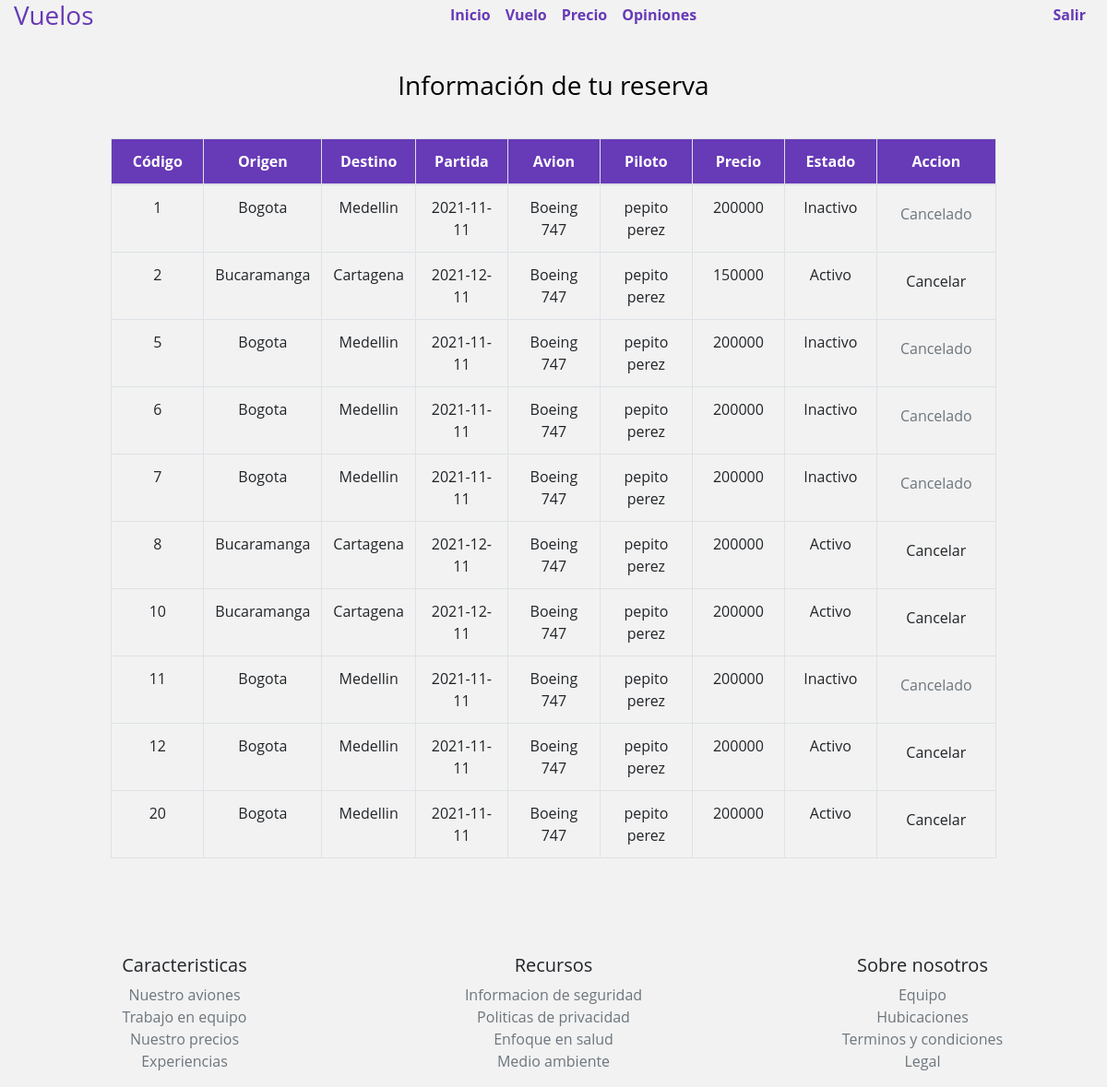
The page /mis_reservas (signed in) on the database its author committed.
### tables this page shows
CREATE TABLE tiquetes (id INTEGER PRIMARY KEY AUTOINCREMENT NOT NULL UNIQUE, vuelo INT REFERENCES vuelos (id_vuelo) NOT NULL, precio INT NOT NULL DEFAULT (200000), usuario INT REFERENCES usuarios (id) NOT NULL, clase INT NOT NULL REFERENCES tipo_vuelo (id), estado CHAR (1) NOT NULL DEFAULT A);

CREATE TABLE vuelos (id_vuelo INTEGER PRIMARY KEY AUTOINCREMENT UNIQUE NOT NULL, c_destino VARCHAR (50) NOT NULL, c_salida VARCHAR (50) NOT NULL, avion INT REFERENCES aviones (id_avion) NOT NULL, piloto INTEGER REFERENCES empleados (id_emp) NOT NULL, salida DATETIME NOT NULL, cupos_disp INT NOT NULL, estado CHAR (1) DEFAULT A);

CREATE TABLE aviones (id_avion INTEGER PRIMARY KEY AUTOINCREMENT UNIQUE NOT NULL, modelo VARCHAR (50) NOT NULL, matricula VARCHAR (10) NOT NULL, cant_pasajeros INT NOT NULL, estado CHAR (1) NOT NULL DEFAULT A);

CREATE TABLE usuarios (id INTEGER PRIMARY KEY AUTOINCREMENT NOT NULL UNIQUE, Nombres VARCHAR (100) NOT NULL, Apellidos VARCHAR (100) NOT NULL, usuario VARCHAR (15) NOT NULL UNIQUE, correo VARCHAR (150) NOT NULL UNIQUE, numero CHAR (10) NOT NULL, password VARCHAR (200) NOT NULL, tipo_usuario CHAR DEFAULT c, estado CHAR (1) NOT NULL DEFAULT A);

### app.py (the view)
@app.route('/mis_reservas', methods=['POST', 'GET'])
def mis_reservas():
    if request.method == 'POST':
        id = escape(request.form['cancelar'])
        estado = escape(request.form['estado'])
        if estado == 'A':
            query_update = f'UPDATE tiquetes SET estado = "I" WHERE id = {id}'
            accionb(query_update)
    user_id = session['id']
    query_origen_destino = f'SELECT  tiquetes.id, vuelos.c_salida, vuelos.c_destino, vuelos.salida, aviones.modelo, usuarios.nombres, usuarios.apellidos, tiquetes.precio, tiquetes.estado FROM tiquetes INNER JOIN vuelos ON tiquetes.vuelo=vuelos.id_vuelo INNER JOIN aviones on vuelos.avion = aviones.id_avion INNER JOIN usuarios on vuelos.piloto = usuarios.id WHERE tiquetes.usuario = {user_id}'
    tiquetes = seleccion(query_origen_destino)
    if len(tiquetes) == 0:
        flash('ERROR: obteniendo informacion del tiquete')
    return render_template("mis_reservas.html", pagina='mis_reservas', tiquetes=tiquetes)

### db.py (called while the page is built)
def seleccion(sql) -> list:
    try:
        with sqlite3.connect(URL_DB) as con:
            cur = con.cursor()
            res = cur.execute(sql).fetchall()
    except Exception:
        res = ['0']
    return res

### templates/mis_reservas.html (shortened to what this page needs)
{% extends 'index.html'%}
{% block body%}
<div class="container d-flex flex-column" style="height: 100vh;">
    {% include 'navbar_main.html' %}
    <div class="row d-flex text-center flex-column align-items-center">
        <div class="mis_reservas">
            <h3 class="text_black "> Información de tu reserva </h3>
            <table class="table table-bordered mis_reservas">
                <thead>
                    <tr>
                        <th> Código </th>
                        <th> Origen </th>
                        <th> Destino </th>
                        <th> Partida </th>
                        <th> Avion </th>
                        <th> Piloto </th>
                        <th> Precio </th>
                        <th> Estado </th>
                        <th> Accion </th>
                    </tr>
                </thead>
                <tbody>
                    {% for tiquete in tiquetes%}
                    <tr>
                        <td>{{ tiquete[0] }}</td>
                        <td>{{ tiquete[1] }}</td>
                        <td>{{ tiquete[2] }}</td>
                        <td>{{ tiquete[3] }}</td>
                        <td>{{ tiquete[4] }}</td>
                        <td>{{ tiquete[5] + ' ' + tiquete[6] }}</td>
                        <td>{{ tiquete[7] }}</td>
                        <td>{% if tiquete[8] == 'A' %}
                            {{ 'Activo' }}
                            {% else %}
                            {{ 'Inactivo' }}
                            {% endif %}
                        </td>
                        <td>
                            <form action="{{ url_for('mis_reservas') }}" method="post">
                                {% if tiquete[8] == 'A' %}
                                <button class="btn btn-url" value="{{ tiquete[0] }}" name="cancelar">Cancelar</button>
                                {% else %}
                                <button class="btn btn-url text-decoration-none text-muted">Cancelado</button>
                                {% endif %}
                            </form>
                        </td>
                    </tr>
                    {% endfor %}
                </tbody>
            </table>
        </div>
    </div>
    {% include 'footer.html' %}
</div>
{% endblock %}

### static/css/estilo.css (style rules this page uses)
.container { width: 100%; max-width: 1500px; }
.text_black { color: black; }
.mis_reservas { margin-top: 40px; margin-bottom: 40px; }
th { background-color: #673ab7; color: white; }
body { background: #f2f2f2; font-family: 'Open Sans', sans-serif; }
th, td { border: 1px solid blue; width: 100px; word-wrap: break-word; }

### rows shown on the page
tiquetes: id "1", c_salida "Bogota", c_destino "Medellin", salida "2021-11-11", modelo "Boeing 747", Apellidos "pepito perez", precio "200000", value "Inactivo", estado "Cancelado"
tiquetes: id "2", c_salida "Bucaramanga", c_destino "Cartagena", salida "2021-12-11", modelo "Boeing 747", Apellidos "pepito perez", precio "150000", value "Activo"
tiquetes: id "5", c_salida "Bogota", c_destino "Medellin", salida "2021-11-11", modelo "Boeing 747", Apellidos "pepito perez", precio "200000", value "Inactivo", estado "Cancelado"
tiquetes: id "6", c_salida "Bogota", c_destino "Medellin", salida "2021-11-11", modelo "Boeing 747", Apellidos "pepito perez", precio "200000", value "Inactivo", estado "Cancelado"
tiquetes: id "7", c_salida "Bogota", c_destino "Medellin", salida "2021-11-11", modelo "Boeing 747", Apellidos "pepito perez", precio "200000", value "Inactivo", estado "Cancelado"
tiquetes: id "8", c_salida "Bucaramanga", c_destino "Cartagena", salida "2021-12-11", modelo "Boeing 747", Apellidos "pepito perez", precio "200000", value "Activo"
tiquetes: id "10", c_salida "Bucaramanga", c_destino "Cartagena", salida "2021-12-11", modelo "Boeing 747", Apellidos "pepito perez", precio "200000", value "Activo"
tiquetes: id "11", c_salida "Bogota", c_destino "Medellin", salida "2021-11-11", modelo "Boeing 747", Apellidos "pepito perez", precio "200000", value "Inactivo", estado "Cancelado"
tiquetes: id "12", c_salida "Bogota", c_destino "Medellin", salida "2021-11-11", modelo "Boeing 747", Apellidos "pepito perez", precio "200000", value "Activo"
tiquetes: id "20", c_salida "Bogota", c_destino "Medellin", salida "2021-11-11", modelo "Boeing 747", Apellidos "pepito perez", precio "200000", value "Activo"
